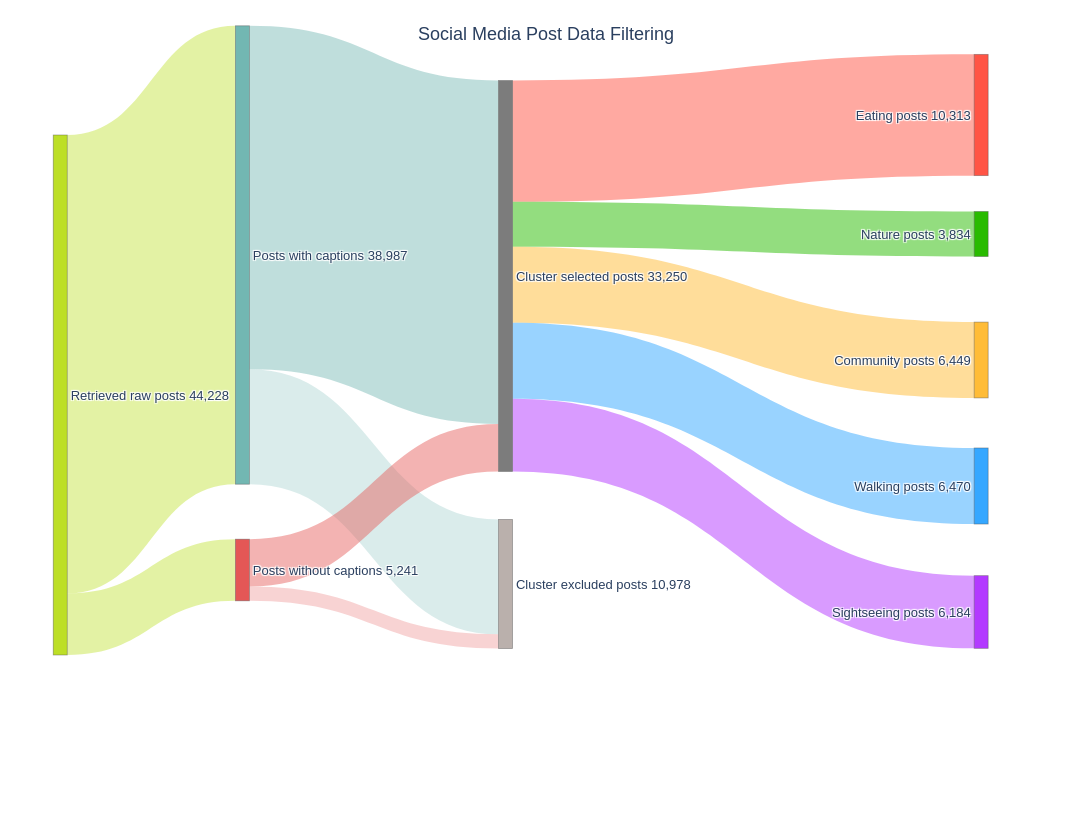

Notebook cell for this chart:
### Markdown cell above
# Data: Social Activity Data

This notebook prepares social-media activity proxies used by subsequent UCI modelling stages.

This notebook exposes social activity data outputs for downstream modelling in-memory via `act_gdf`, and supports direct export to GeoPackage.

Primary handover fields:
- Index for the location: `id`
- Social activity intensity columns: `eating`, `nature`, `community`, `walking`, `sightseeing`
- Social activity comfort sentiment columns: `avg_comfort_score`, `avg_comfort_` + {`eating`, `nature`, `community`, `walking`, `sightseeing`}
- Social activity comfort columns: `social_activity_comfort_` + {`eating`, `nature`, `community`, `walking`, `sightseeing`}
- Derived indicators: `prevalent_activity`, `total_activity`, `prevalent_comfort_activity` (argmax over five `social_activity_comfort_*` columns), `total_social_activity_comfort` (sum of five comfort surfaces; used in Section 4)
- Coordinates: `longitude`, `latitude`
- Geometry: `geometry`

Data source used in this notebook:
- `data/data_social_activity.gpkg`

### Code cell
import plotly.graph_objects as go

# Flow:
# 1. Raw posts → posts with caption / posts without caption
# 2. Each splits into: used for clustering / excluded from cluster
# 3. Clustered posts further split into 5 activity categories

labels = [
    "Retrieved raw posts\n44,228",     # 0 - Raw posts
    "Posts with captions\n38,987",     # 1 - With caption
    "Posts without captions\n5,241",   # 2 - Without caption
    "Cluster selected posts\n33,250",  # 3 - Selected for clustering
    "Cluster excluded posts\n10,978",  # 4 - Not clustered
    "Eating posts\n10,313",            # 5
    "Nature posts\n3,834",             # 6
    "Community posts\n6,449",          # 7
    "Walking posts\n6,470",            # 8
    "Sightseeing posts\n6,184",        # 9
]

# Source and target node indices for each flow
source = [
    0, 0,           # raw → caption / no caption
    1, 1, 2, 2,     # with/without caption → clustered/excluded
    3, 3, 3, 3, 3,  # clustered→5 activities
]

target = [
    1, 2,
    3, 4, 3, 4,
    5, 6, 7, 8, 9,
]

# Flow values representing counts at each stage
value = [
    38987, 5241,
    29218, 9769, 4032, 1209,
    10313, 3834, 6449, 6470, 6184,
]

# Sankey Diagram construction
fig = go.Figure(
    data=[
        go.Sankey(
            arrangement="fixed",
            node=dict(
                pad=36,
                thickness=14,
                line=dict(color="rgba(80,80,80,0.5)", width=0.8),
                label=labels,
                x=[
                    0.02,          # Raw posts
                    0.20, 0.20,    # Caption splits
                    0.46, 0.46,    # Clustered / not
                    0.93, 0.93, 0.93, 0.93, 0.93, # Activity classes
                ],
                y=[
                    0.45,
                    0.25, 0.70,
                    0.28, 0.72,
                    0.05, 0.22, 0.40, 0.58, 0.76,
                ],
                color=[
                    "#BDDF26",                # Raw
                    "#72B7B2", "#E45756",     # Caption splits
                    "#7C7C7C", "#BAB0AC",     # Clustered / not
                    "#FF5445", "#29BB00", "#FFBC37", "#35A7FF", "#B339FF",  # Activities
                ],
            ),
            link=dict(
                source=source,
                target=target,
                value=value,
                color=[
                    # raw→caption/no_caption (match raw node color)
                    "rgba(189,223,38,0.42)", "rgba(189,223,38,0.42)",
                    # with caption→clustered/excluded (match node 1)
                    "rgba(114,183,178,0.45)", "rgba(114,183,178,0.26)",
                    # without caption→clustered/excluded (match node 2)
                    "rgba(228,87,86,0.45)", "rgba(228,87,86,0.26)",
                    # clustered→activities (match activity target nodes)
                    "rgba(255,84,69,0.5)",     # Eating
                    "rgba(41,187,0,0.5)",      # Nature
                    "rgba(255,188,55,0.5)",    # Community
                    "rgba(53,167,255,0.5)",    # Walking
                    "rgba(179,57,255,0.5)",    # Sightseeing
                ],
            ),
        )
    ]
)

fig.update_layout(
    title=dict(
        text="Social Media Post Data Filtering",
        x=0.5,
        xanchor="center",
    ),
    font=dict(size=13, family="Arial"),
    width=1400,
    height=820,
    margin=dict(l=40, r=40, t=80, b=40),
    paper_bgcolor="white",
    plot_bgcolor="white",
)

fig.show()

### Figure 1 — Plotly figure (JSON) as saved in the notebook; plotly's stock layout.template omitted (floating-point values rounded to 4 significant figures)
{"data": [{"arrangement": "fixed", "link": {"color": ["rgba(189,223,38,0.42)", "rgba(189,223,38,0.42)", "rgba(114,183,178,0.45)", "rgba(114,183,178,0.26)", "rgba(228,87,86,0.45)", "rgba(228,87,86,0.26)", "rgba(255,84,69,0.5)", "rgba(41,187,0,0.5)", "rgba(255,188,55,0.5)", "rgba(53,167,255,0.5)", "rgba(179,57,255,0.5)"], "source": [0, 0, 1, 1, 2, 2, 3, 3, 3, 3, 3], "target": [1, 2, 3, 4, 3, 4, 5, 6, 7, 8, 9], "value": [38987, 5241, 29218, 9769, 4032, 1209, 10313, 3834, 6449, 6470, 6184]}, "node": {"color": ["#BDDF26", "#72B7B2", "#E45756", "#7C7C7C", "#BAB0AC", "#FF5445", "#29BB00", "#FFBC37", "#35A7FF", "#B339FF"], "label": ["Retrieved raw posts\n44,228", "Posts with captions\n38,987", "Posts without captions\n5,241", "Cluster selected posts\n33,250", "Cluster excluded posts\n10,978", "Eating posts\n10,313", "Nature posts\n3,834", "Community posts\n6,449", "Walking posts\n6,470", "Sightseeing posts\n6,184"], "line": {"color": "rgba(80,80,80,0.5)", "width": 0.8}, "pad": 36, "thickness": 14, "x": [0.02, 0.2, 0.2, 0.46, 0.46, 0.93, 0.93, 0.93, 0.93, 0.93], "y": [0.45, 0.25, 0.7, 0.28, 0.72, 0.05, 0.22, 0.4, 0.58, 0.76]}, "type": "sankey"}], "layout": {"font": {"family": "Arial", "size": 13}, "height": 820, "margin": {"b": 40, "l": 40, "r": 40, "t": 80}, "paper_bgcolor": "white", "plot_bgcolor": "white", "title": {"text": "Social Media Post Data Filtering", "x": 0.5, "xanchor": "center"}, "width": 1400}}
